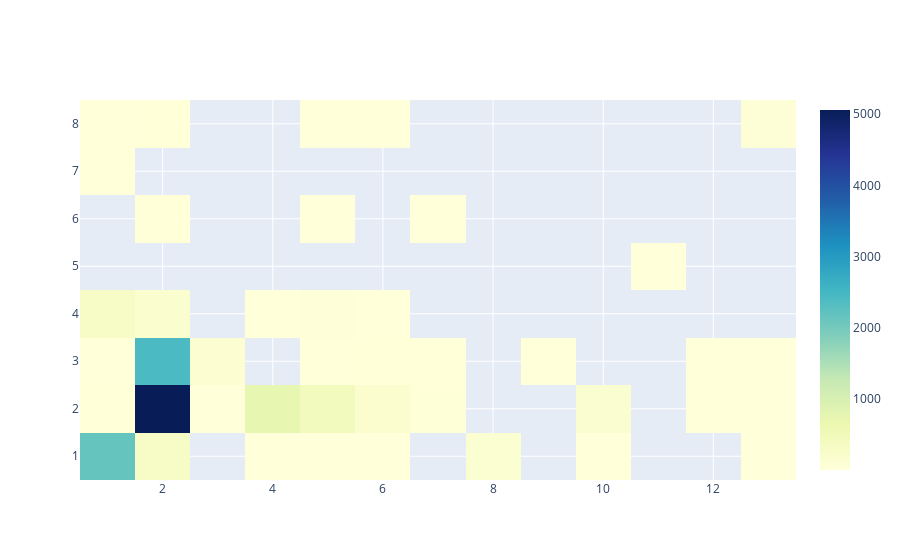

Source (notebook cell):
### Code cell
fig = go.Figure(data=go.Heatmap(
                   z=combo.iloc[:-1,:-1].where(combo>0).values,
                   x=[str(i) for i in range(1, 14)],
                   y=[str(i) for i in range(1, 9)],
                   hoverongaps = False,
 colorscale='YlGnBu'))
fig.show()

### Figure 1 — Plotly figure (JSON) as saved in the notebook; plotly's stock layout.template omitted (floating-point values rounded to 4 significant figures)
{"data": [{"colorscale": [[0, "rgb(255,255,217)"], [0.125, "rgb(237,248,177)"], [0.25, "rgb(199,233,180)"], [0.375, "rgb(127,205,187)"], [0.5, "rgb(65,182,196)"], [0.625, "rgb(29,145,192)"], [0.75, "rgb(34,94,168)"], [0.875, "rgb(37,52,148)"], [1, "rgb(8,29,88)"]], "hoverongaps": false, "type": "heatmap", "x": ["1", "2", "3", "4", "5", "6", "7", "8", "9", "10", "11", "12", "13"], "y": ["1", "2", "3", "4", "5", "6", "7", "8"], "z": [[2153, 280, null, 3, 5, 4, null, 135, null, 3, null, null, 2], [16, 5059, 1, 732, 430, 155, 39, null, null, 160, null, 4, 5], [1, 2416, 104, null, 6, 11, 9, null, 1, null, null, 6, 1], [279, 174, null, 1, 21, 3, null, null, null, null, null, null, null], [null, null, null, null, null, null, null, null, null, null, 6, null, null], [null, 15, null, null, 3, null, 1, null, null, null, null, null, null], [7, null, null, null, null, null, null, null, null, null, null, null, null], [6, 17, null, null, 2, 1, null, null, null, null, null, null, 53]]}], "layout": {}}
